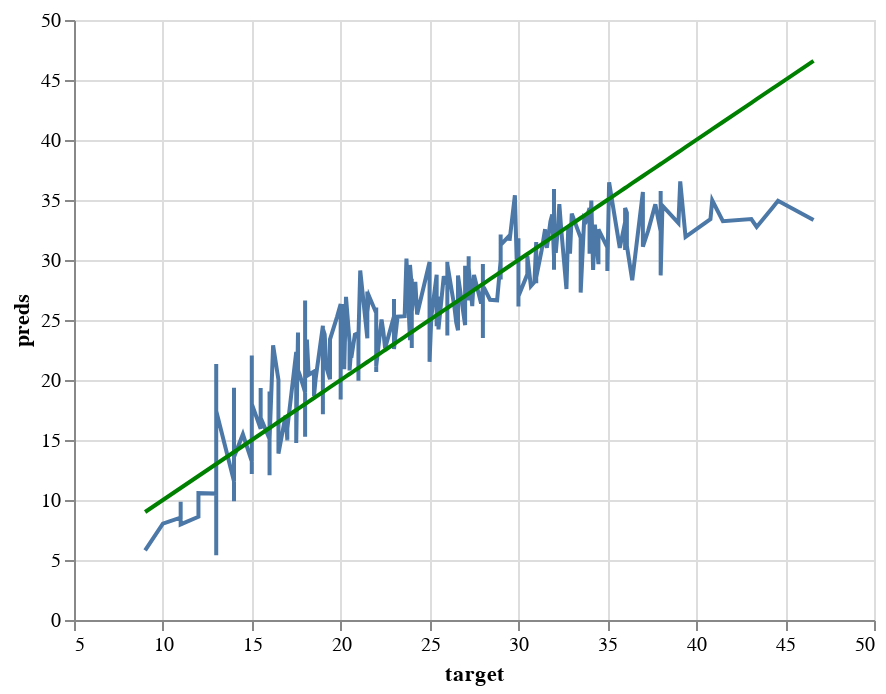

Notebook source saved alongside this figure:
### Code cell
# Solution
perfect_test = alt.Chart(pd.DataFrame({'target': y_train, 'preds': y_train})).mark_line(color='green').encode(
    x='target',
    y='preds'
)

pred_chart_test = alt.Chart(pd.DataFrame({'target': y_train, 'preds': y_train_preds})).mark_line().encode(
    x='target',
    y='preds'
  )

pred_chart_test + perfect_test

### Figure 1 — Vega-Lite specification as saved in the notebook (floating-point values rounded to 4 significant figures; data arrays with more than 128 entries replaced by an {"elided": "..."} marker saying what was removed)
{"config": {"view": {"continuousWidth": 400, "continuousHeight": 300}}, "layer": [{"data": {"name": "data-910a53c0b25af9e58fd86fd8e056ce28"}, "mark": "line", "encoding": {"x": {"field": "target", "type": "quantitative"}, "y": {"field": "preds", "type": "quantitative"}}}, {"data": {"name": "data-4eb1adfe4e769cf142702b957a28d4d9"}, "mark": {"type": "line", "color": "green"}, "encoding": {"x": {"field": "target", "type": "quantitative"}, "y": {"field": "preds", "type": "quantitative"}}}], "$schema": "https://vega.github.io/schema/vega-lite/v4.17.0.json", "datasets": {"data-910a53c0b25af9e58fd86fd8e056ce28": {"elided": "318 records"}, "data-4eb1adfe4e769cf142702b957a28d4d9": {"elided": "318 records"}}}
